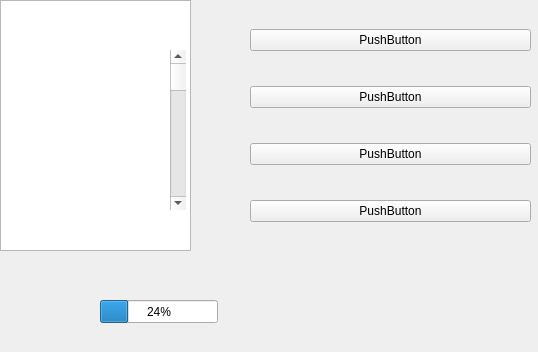
<?xml version="1.0" encoding="UTF-8"?>
<ui version="4.0">
 <class>Form</class>
 <widget class="QWidget" name="Form">
  <property name="geometry">
   <rect>
    <x>0</x>
    <y>0</y>
    <width>538</width>
    <height>352</height>
   </rect>
  </property>
  <property name="windowTitle">
   <string>Form</string>
  </property>
  <widget class="QWidget" name="verticalLayoutWidget">
   <property name="geometry">
    <rect>
     <x>250</x>
     <y>0</y>
     <width>281</width>
     <height>251</height>
    </rect>
   </property>
   <layout class="QVBoxLayout" name="verticalLayout">
    <item>
     <widget class="QPushButton" name="pushButton">
      <property name="text">
       <string>PushButton</string>
      </property>
     </widget>
    </item>
    <item>
     <widget class="QPushButton" name="pushButton_3">
      <property name="text">
       <string>PushButton</string>
      </property>
     </widget>
    </item>
    <item>
     <widget class="QPushButton" name="pushButton_4">
      <property name="text">
       <string>PushButton</string>
      </property>
     </widget>
    </item>
    <item>
     <widget class="QPushButton" name="pushButton_2">
      <property name="text">
       <string>PushButton</string>
      </property>
     </widget>
    </item>
   </layout>
  </widget>
  <widget class="QTextEdit" name="textEdit">
   <property name="geometry">
    <rect>
     <x>0</x>
     <y>0</y>
     <width>191</width>
     <height>251</height>
    </rect>
   </property>
  </widget>
  <widget class="QScrollBar" name="verticalScrollBar">
   <property name="geometry">
    <rect>
     <x>170</x>
     <y>50</y>
     <width>16</width>
     <height>160</height>
    </rect>
   </property>
   <property name="orientation">
    <enum>Qt::Vertical</enum>
   </property>
  </widget>
  <widget class="QProgressBar" name="progressBar">
   <property name="geometry">
    <rect>
     <x>100</x>
     <y>300</y>
     <width>118</width>
     <height>23</height>
    </rect>
   </property>
   <property name="value">
    <number>24</number>
   </property>
  </widget>
 </widget>
 <resources/>
 <connections/>
</ui>
